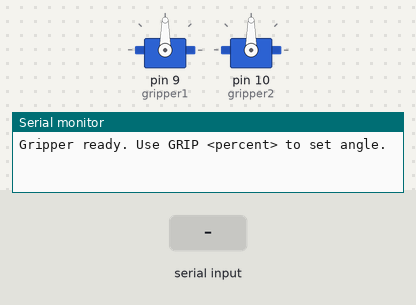
A sketch run on a simulated Arduino Uno, built with avr-gcc and run on an emulated ATmega328P. Parts: 2 × servo, the last lines printed to the serial monitor. The test bench sets the inputs (shaded band).

Above: at 1.2 s.
1.3 s: "GRIP\n" received over Serial
At 2.0 s:
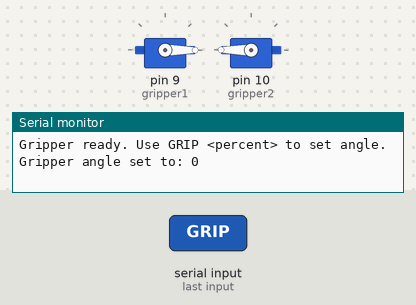
2.9 s: "GRIP,45\n" received over Serial
At 3.4 s:
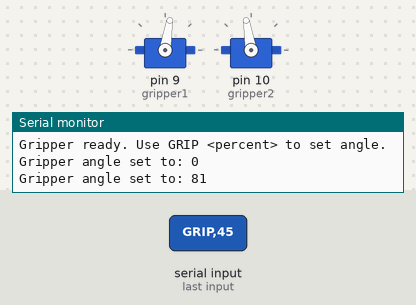
4.4 s: "GRIP90\n" received over Serial
At 5.5 s:
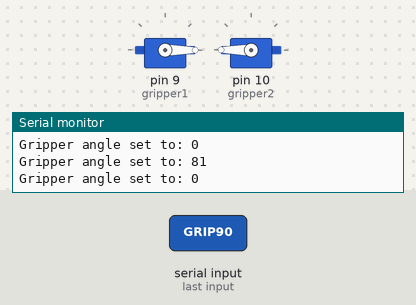
Timing chart, 0 to 7.4 s (numbered marks = the images above; inputs shaded):
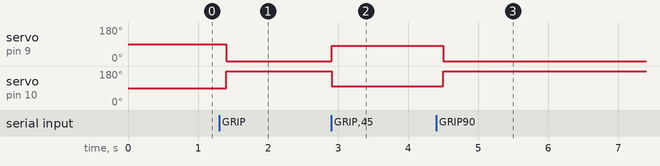

Measured:
- after the input at 1.3 s, servo on pin 9 (gripper1): 90° → 0° after 0.10 s; servo on pin 10 (gripper2): 90° → 180° after 0.10 s
- after the input at 2.9 s, servo on pin 9 (gripper1): 0° → 81° at once; servo on pin 10 (gripper2): 180° → 99° at once
- after the input at 4.4 s, servo on pin 9 (gripper1): 81° → 0° after 0.10 s; servo on pin 10 (gripper2): 99° → 180° after 0.10 s

The sketch:

motor_servo_19.ino
```cpp
// snippet: motor_servo_19
// tags: servo, pwm, angle, sweep, millis
// boards: avr, megaavr, nano33iot, rp2040
// not-tags: romi32u4
// library: Servo
// description: Dual servo gripper on pins 9 and 10
// prompts: servo, gripper, command, <percent, 0-100>, gripper
// verified: compile-only
// source: kd-generated (id 19)
// exact-include: Servo.h

#include <Servo.h>

Servo gripper1;
Servo gripper2;
int angle1 = 90;
int angle2 = 90;
unsigned long prevMs = 0;
const unsigned long INTERVAL = 100;

void setup() {
  Serial.begin(9600);
  gripper1.attach(9);
  gripper2.attach(10);
  gripper1.write(angle1);
  gripper2.write(angle2);
  Serial.println("Gripper ready. Use GRIP <percent> to set angle.");
}

void loop() {
  unsigned long now = millis();
  if (now - prevMs >= INTERVAL) {
    prevMs = now;

    if (Serial.available() > 0) {
      String command = Serial.readStringUntil('\n');
      if (command.startsWith("GRIP")) {
        int percent = command.substring(5).toInt();
        angle1 = map(percent, 0, 100, 0, 180);
        angle2 = 180 - angle1;
        gripper1.write(angle1);
        gripper2.write(angle2);
        Serial.print("Gripper angle set to: "); Serial.println(angle1);
      }
    }
  }
}
```
